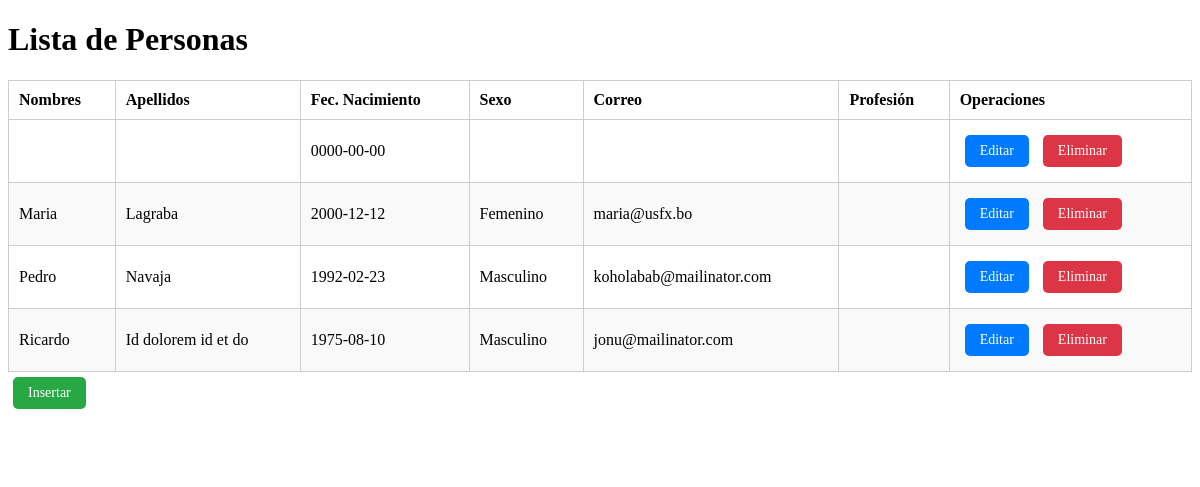
The app's page /vistas/read.php (signed in) with its own data.
### tables this page shows
CREATE TABLE `personas` (
  `id` int(11) NOT NULL,
  `nombres` varchar(40) NOT NULL,
  `apellidos` varchar(50) NOT NULL,
  `fecha_nacimiento` date NOT NULL,
  `sexo` enum('Masculino','Femenino','','') NOT NULL,
  `correo` varchar(100) NOT NULL,
  `profesion_id` int(11) NOT NULL
);

### vistas/read.php (the view, shortened to what this page needs)
<?php
include("../configuracion/conexion.php");
$sql = "SELECT personas.id, nombres, apellidos, fecha_nacimiento, sexo, correo, profesiones.nombre AS profesion
        FROM personas
        LEFT JOIN profesiones ON personas.profesion_id = profesiones.id";
$resultado = $con->query($sql);
?>
<!DOCTYPE html>
<html lang="es">
<head>
  <link rel="stylesheet" href="../publicos/css/estilos.css">
</head>
<body>
  <h1>Lista de Personas</h1>
  <table class="tabla-datos">
    <thead>
      <tr>
        <th>Nombres</th>
        <th>Apellidos</th>
        <th>Fec. Nacimiento</th>
        <th>Sexo</th>
        <th>Correo</th>
        <th>Profesión</th>
        <?php if ($_SESSION['nivel'] == 1) { ?>
          <th>Operaciones</th>
        <?php } ?>
      </tr>
    </thead>
    <tbody>
      <?php while ($row = mysqli_fetch_array($resultado)) { ?>
        <tr>
          <td><?php echo htmlspecialchars($row['nombres']); ?></td>
          <td><?php echo htmlspecialchars($row['apellidos']); ?></td>
          <td><?php echo htmlspecialchars($row['fecha_nacimiento']); ?></td>
          <td><?php echo htmlspecialchars($row['sexo']); ?></td>
          <td><?php echo htmlspecialchars($row['correo']); ?></td>
          <td><?php echo htmlspecialchars($row['profesion']); ?></td>
          <?php if ($_SESSION['nivel'] == 1) { ?>
            <td>
              <a class="boton editar" href="../vistas/formeditar.php?id=<?php echo $row['id']; ?>">Editar</a>
              <a class="boton eliminar" href="../controladores/delete.php?id=<?php echo $row['id']; ?>">Eliminar</a>
            </td>
          <?php } ?>
        </tr>
      <?php } ?>
    </tbody>
  </table>
  <?php if ($_SESSION['nivel'] == 1) { ?>
    <a class="boton insertar" href="../vistas/forminsertar.php">Insertar</a>
  <?php } ?>
  <br><br>
  <a class="boton" href="menu.php">Volver al Menú</a>
</body>
</html>

### publicos/css/estilos.css (style rules this page uses)
.tabla-datos { width: 100%; border-collapse: collapse; margin-top: 20px; background-color: white; }
.tabla-datos th, .tabla-datos td { border: 1px solid #ccc; padding: 10px; text-align: left; }
.tabla-datos tr:nth-child(even) { background-color: #f9f9f9; }
.boton { display: inline-block; padding: 8px 15px; margin: 5px; text-decoration: none; color: white; border-radius: 5px; font-size: 14px; }
.boton.editar { background-color: #007bff; }
.boton.eliminar { background-color: #dc3545; }
.boton.insertar { background-color: #28a745; }

### records on screen
personas: fecha_nacimiento "0000-00-00"
personas: nombres "Maria", apellidos "Lagraba", fecha_nacimiento "2000-12-12", sexo "Femenino", correo "maria@usfx.bo"
personas: nombres "Pedro", apellidos "Navaja", fecha_nacimiento "1992-02-23", sexo "Masculino", correo "koholabab@mailinator.com"
personas: nombres "Ricardo", apellidos "Id dolorem id et do", fecha_nacimiento "1975-08-10", sexo "Masculino", correo "jonu@mailinator.com"
